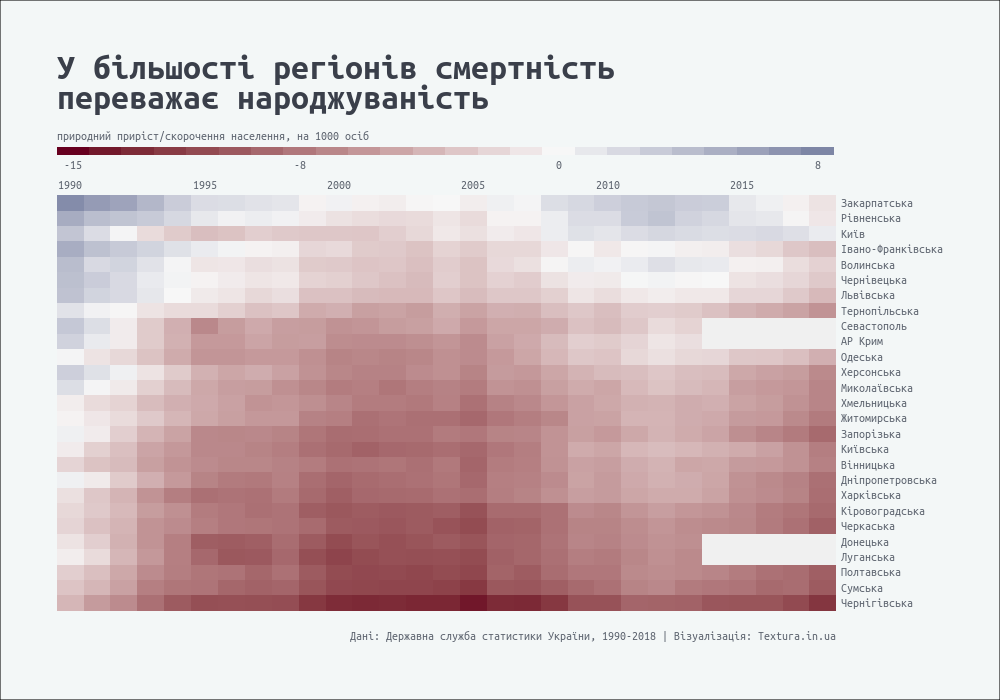

The R source for this figure:
library(tidyr)
library(stringr)
library(dplyr)
library(ggplot2)

df <- read.csv('data/population.csv', stringsAsFactors = F)

# --------------------------------------------------------------------------------------------

df <- df %>% 
  rename(region = X) %>% 
  gather(key = 'year', value = 'rate', -region) %>% 
  mutate(year = str_replace_all(year, 'X', ''),
         region = str_replace_all(region, ' область', ''),
         region = str_replace_all(region, '\\(міськрада\\)', ''),
         region = str_replace_all(region, 'м. ', ''),
         region = str_replace_all(region, 'Автономна Республіка', 'АР'),
         year = as.numeric(year),
         rate = as.numeric(rate))

# --------------------------------------------------------------------------------------------

png(filename = 'heatmap.png', width = 1000, height = 700)
  
ggplot(df)+
  geom_tile(aes(x = year, 
                y = reorder(region, rate, order = T, FUN = mean, na.rm = T), 
                fill = rate), color = '#F3F7F7', size = 0)+
  scale_fill_gradient2(low = '#67001f', mid = '#f7f7f7', high = '#053061', 
                       na.value = '#F0F0F0',
                       limits = c(-15, 8),
                       breaks = c(-15, -8, 0, 8))+
  scale_x_continuous(position = 'top', 
                     breaks = c(1990, 1995, 2000, 2005, 2010, 2015),
                     #labels = c("'90", "'95", "'00", "'05", "'10", "'15"),
                     expand = c(0, 0))+
  scale_y_discrete(position = 'right')+
  guides(fill = guide_colorbar(title = 'природний приріст/скорочення населення, на 1000 осіб', 
                               title.position = 'top',
                               raster = F,
                               nbin = 24,
                               ticks = F))+
  labs(title = 'У більшості регіонів смертність\nпереважає народжуваність',
       caption = 'Дані: Державна служба статистики України, 1990-2018 | Візуалізація: Textura.in.ua')+
  theme_minimal()+
  theme(text = element_text(family = 'Ubuntu Mono', size = 12, color = '#3A3F4A'),
        panel.grid = element_blank(),
        axis.title = element_blank(),
        axis.text = element_text(size = 12, color = '#5D646F'),
        legend.position = 'top',
        legend.justification = 'left',
        legend.key.width = unit(156, 'pt'),
        legend.key.height = unit(7.5, 'pt'),
        legend.title = element_text(size = 12, color = '#5D646F'),
        legend.text = element_text(family = 'Ubuntu Mono', size = 12, color = '#5D646F'),
        legend.margin = margin(b = -5, t = 10),
        plot.title = element_text(face = 'bold', size = 36, lineheight = 0.7),
        plot.caption = element_text(size = 12, color = '#5D646F', margin = margin(t = 20)),
        plot.background = element_rect(fill = '#F3F7F7'),
        plot.margin = unit(c(2, 2, 2, 2), 'cm'))

dev.off()
